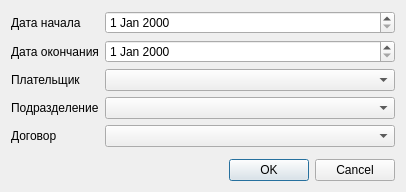
<?xml version="1.0" encoding="UTF-8"?>
<ui version="4.0">
 <class>ReportOrgByOrganisationSetupDialog</class>
 <widget class="QDialog" name="ReportOrgByOrganisationSetupDialog">
  <property name="geometry">
   <rect>
    <x>0</x>
    <y>0</y>
    <width>400</width>
    <height>177</height>
   </rect>
  </property>
  <property name="windowTitle">
   <string>Dialog</string>
  </property>
  <layout class="QFormLayout" name="formLayout">
   <item row="0" column="0">
    <widget class="QLabel" name="label">
     <property name="text">
      <string>Дата начала</string>
     </property>
    </widget>
   </item>
   <item row="1" column="0">
    <widget class="QLabel" name="label_2">
     <property name="text">
      <string>Дата окончания</string>
     </property>
    </widget>
   </item>
   <item row="4" column="0">
    <widget class="QLabel" name="label_3">
     <property name="text">
      <string>Договор</string>
     </property>
    </widget>
   </item>
   <item row="4" column="1">
    <widget class="CContractComboBox" name="cmbContract">
     <property name="sizePolicy">
      <sizepolicy hsizetype="Expanding" vsizetype="Fixed">
       <horstretch>0</horstretch>
       <verstretch>0</verstretch>
      </sizepolicy>
     </property>
    </widget>
   </item>
   <item row="5" column="1">
    <spacer name="verticalSpacer">
     <property name="orientation">
      <enum>Qt::Vertical</enum>
     </property>
     <property name="sizeHint" stdset="0">
      <size>
       <width>290</width>
       <height>4</height>
      </size>
     </property>
    </spacer>
   </item>
   <item row="6" column="0" colspan="2">
    <widget class="QDialogButtonBox" name="buttonBox">
     <property name="orientation">
      <enum>Qt::Horizontal</enum>
     </property>
     <property name="standardButtons">
      <set>QDialogButtonBox::Cancel|QDialogButtonBox::Ok</set>
     </property>
    </widget>
   </item>
   <item row="0" column="1">
    <widget class="CDateEdit" name="edtBegDate">
     <property name="sizePolicy">
      <sizepolicy hsizetype="Expanding" vsizetype="Fixed">
       <horstretch>0</horstretch>
       <verstretch>0</verstretch>
      </sizepolicy>
     </property>
    </widget>
   </item>
   <item row="1" column="1">
    <widget class="CDateEdit" name="edtEndDate">
     <property name="sizePolicy">
      <sizepolicy hsizetype="Expanding" vsizetype="Fixed">
       <horstretch>0</horstretch>
       <verstretch>0</verstretch>
      </sizepolicy>
     </property>
    </widget>
   </item>
   <item row="2" column="1">
    <widget class="COrgComboBox" name="cmbOrganisation">
     <property name="sizePolicy">
      <sizepolicy hsizetype="Expanding" vsizetype="Fixed">
       <horstretch>0</horstretch>
       <verstretch>0</verstretch>
      </sizepolicy>
     </property>
    </widget>
   </item>
   <item row="2" column="0">
    <widget class="QLabel" name="label_4">
     <property name="text">
      <string>Плательщик</string>
     </property>
    </widget>
   </item>
   <item row="3" column="0">
    <widget class="QLabel" name="label_5">
     <property name="text">
      <string>Подразделение</string>
     </property>
    </widget>
   </item>
   <item row="3" column="1">
    <widget class="COrgStructureComboBox" name="cmbOrgStruct">
     <property name="sizePolicy">
      <sizepolicy hsizetype="Expanding" vsizetype="Fixed">
       <horstretch>0</horstretch>
       <verstretch>0</verstretch>
      </sizepolicy>
     </property>
    </widget>
   </item>
  </layout>
 </widget>
 <customwidgets>
  <customwidget>
   <class>CContractComboBox</class>
   <extends>QComboBox</extends>
   <header>Accounting/ContractComboBox</header>
  </customwidget>
  <customwidget>
   <class>CDateEdit</class>
   <extends>QDateEdit</extends>
   <header>library/DateEdit</header>
  </customwidget>
  <customwidget>
   <class>COrgComboBox</class>
   <extends>QComboBox</extends>
   <header>Orgs/OrgComboBox</header>
  </customwidget>
  <customwidget>
   <class>COrgStructureComboBox</class>
   <extends>QComboBox</extends>
   <header>Orgs/OrgStructComboBoxes</header>
  </customwidget>
 </customwidgets>
 <resources/>
 <connections>
  <connection>
   <sender>buttonBox</sender>
   <signal>rejected()</signal>
   <receiver>ReportOrgByOrganisationSetupDialog</receiver>
   <slot>reject()</slot>
   <hints>
    <hint type="sourcelabel">
     <x>316</x>
     <y>260</y>
    </hint>
    <hint type="destinationlabel">
     <x>286</x>
     <y>274</y>
    </hint>
   </hints>
  </connection>
 </connections>
</ui>
